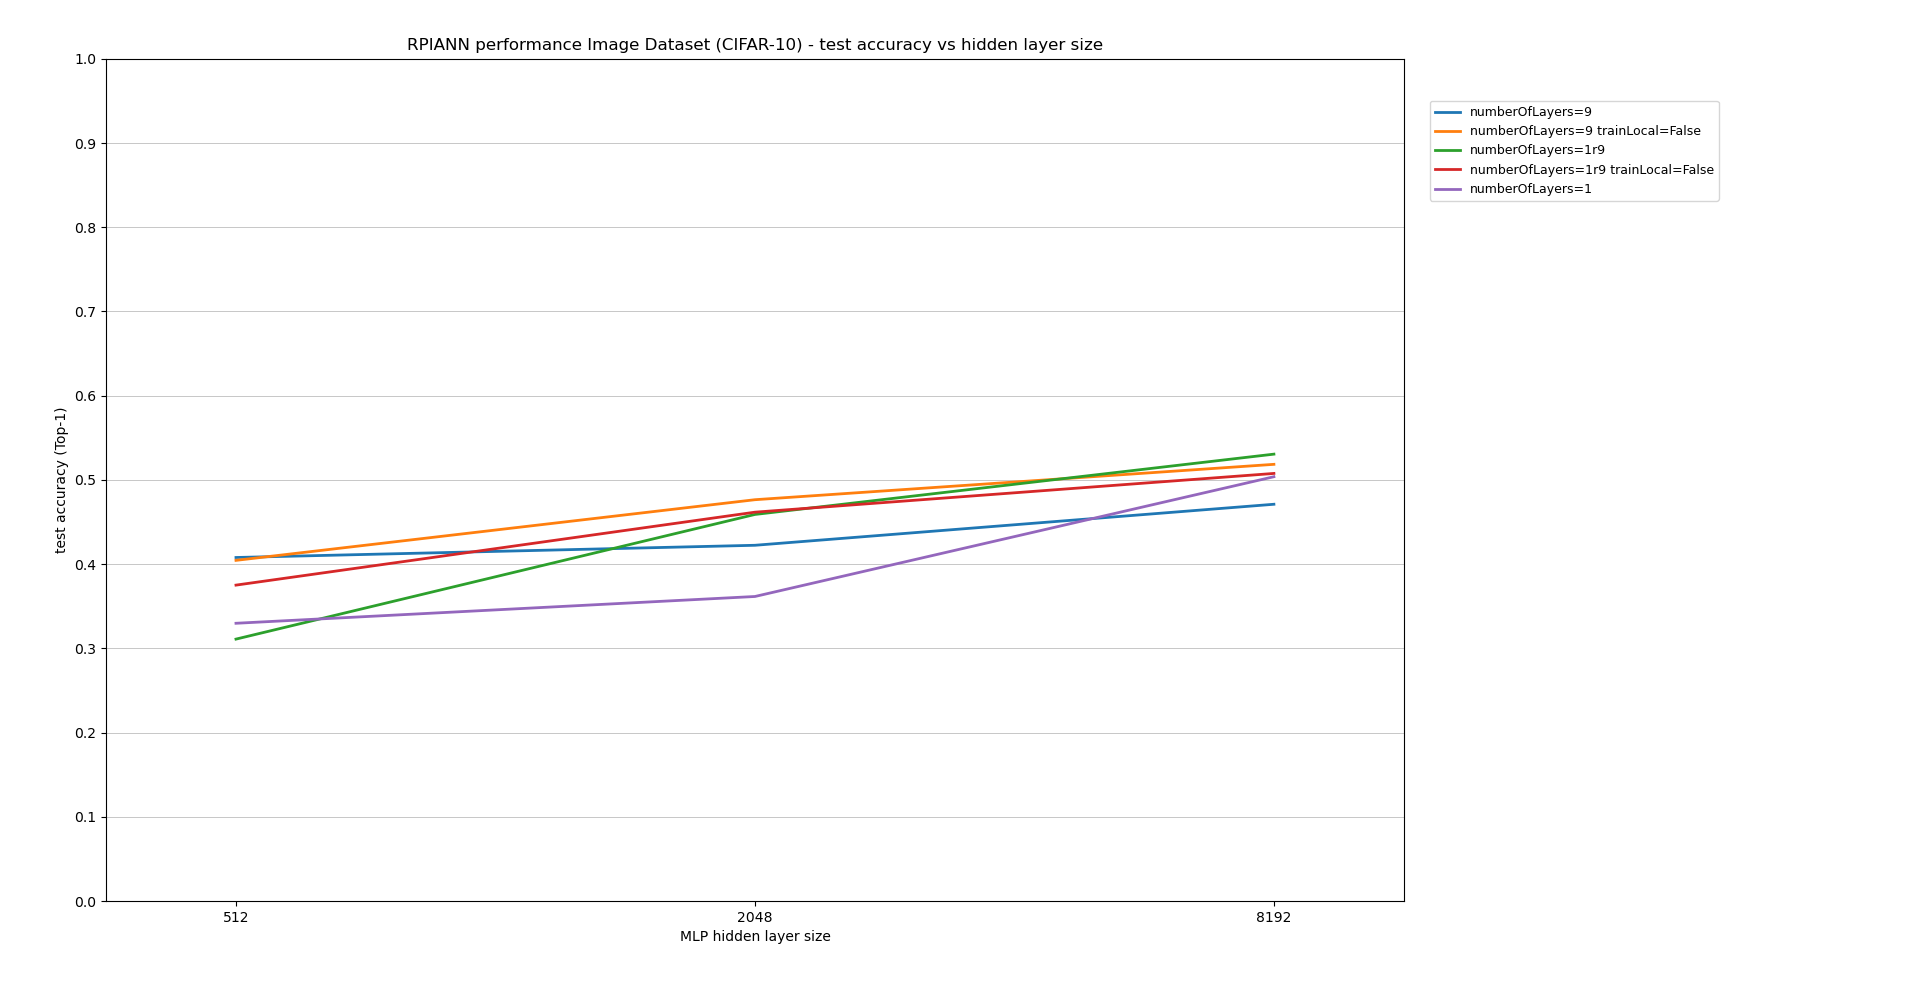

Write Python code to recreate this figure.
import matplotlib.pyplot as plt
import numpy as np

def subset(arr, subsetMask):
	arr = np.array(arr)[np.array(subsetMask)]
	return arr

showXaxisUniform = True

# groups to plot
graphedDatasets = [True, True, True, True, True]

x_values = [512, 2048, 8192]
if(showXaxisUniform):
	x_pos = np.arange(len(x_values))

# One label per group (these are also the legend keys lines)
group_labels = ["numberOfLayers=9", "numberOfLayers=9 trainLocal=False", "numberOfLayers=1r9", "numberOfLayers=1r9 trainLocal=False", "numberOfLayers=1"]
	
# Optional long descriptions shown in the right-side key
group_descriptions = [
	#"inprojlay=1 mlplay=1 classLayLoss concatInp+residInp",
	#"inprojlay=1 mlplay=1 concatInp+residInp",
	#"inprojlay=1 mlplay=9 noOutProjAct sublay=2 reclay concatInp+residInp",
	#"inprojlay=1 mlplay=1 noOutProjAct sublay=2 concatInp+residInp",
	#"inprojlay=1 mlplay=9 noOutProjAct reclay",
	#"inprojlay=1 mlplay=9 noOutProjAct",
	#"inprojlay=1 mlplay=1 noOutProjAct",
	
	#"inprojlay=1 mlplay=9 inp+outProjActTanh reclay",
	#"inprojlay=1 mlplay=9 inp+outProjActTanh",
	#"inprojlay=1 mlplay=1 inp+outProjActTanh",
	#"inprojlay=1 mlplay=9 inp+outProjActTanh concatInp reclay",
	#"inprojlay=1 mlplay=9 inp+outProjActTanh concatInp",
	#"inprojlay=1 mlplay=1 inp+outProjActTanh concatInp",
	
	#"inprojlay=1 mlplay=9 inp+outProjActTanh concatInp initialiseYhatZero reclay sublay=2" subLayerFirstMixXembedYhatStreamsSeparately+subLayerFirstSparse",
	#"inprojlay=1 mlplay=9 inp+outProjActTanh concatInp initialiseYhatZero reclay sublay=2" subLayerFirstSparse",
	#"inprojlay=1 mlplay=9 inp+outProjActTanh concatInp initialiseYhatZero reclay sublay=2" subLayerFirstMixXembedYhatStreamsSeparately",
	#"inprojlay=1 mlplay=9 inp+outProjActTanh concatInp initialiseYhatZero reclay sublay=2",
	
	"inprojlay=1 mlplay=9 inp+outProjActTanh concatInp initialiseYhatZero",
	"inprojlay=1 mlplay=9 inp+outProjActTanh concatInp initialiseYhatZero trainBackprop",
	"inprojlay=1 mlplay=9 inp+outProjActTanh concatInp initialiseYhatZero reclay",
	"inprojlay=1 mlplay=9 inp+outProjActTanh concatInp initialiseYhatZero reclay trainBackprop",
	"inprojlay=1 mlplay=1 inp+outProjActTanh concatInp",
	
	#"inprojlay=1 mlplay=1 inp+outProjActTanh concatInp initialiseYhatZero",
	#"inprojlay=1 mlplay=1 inp+outProjActTanh concatInp initialiseYhatZero repeatTrainLoopX9",
	
	#"inprojlay=1 mlplay=3 inp+outProjActTanh concatInp initialiseYhatZero reclay",
	#"inprojlay=1 mlplay=18 inp+outProjActTanh concatInp initialiseYhatZero reclay",
	
	#"inprojlay=1 mlplay=9 inp+outProjActTanh concatInp initialiseYhatZero reclay trainBackprop classLayLoss classLayTrain",
]

y_values_lists = [
	#[0.4033, 0.4976, 0.5823],
	#[0.3031, 0.4412, 0.5145],
	#[0.3311, 0.4618, 0.3354],
	#[0.3679, 0.4494, 0.5254],
	#[0.1000, 0.4004, 0.4908],
	#[0.2815, 0.4011, 0.4672],
	#[0.3029, 0.4149, 0.4932],
	
	#[0.2031, 0.3962, 0.4873],
	#[0.1961, 0.4527, 0.3554],
	#[0.2430, 0.4268, 0.4710],
	#[0.2975, 0.4399, 0.5136],
	#[0.2794, 0.4324, 0.5028],
	#[0.3041, 0.3836, 0.3781],	#replication @8192h: 0.3969
	
	#[0.3132, 0.4535, 0.5022],
	#[0.3533, 0.4531, 0.5101],
	#[0.3497, 0.4690, 0.5262],
	#[0.3362, 0.4597, 0.5358],
	
	[0.4079, 0.4224, 0.4711],	#replications @8192h: 0.5062, 0.4955
	[0.4045, 0.4765, 0.5185],	#replications @8192h: 0.5222
	[0.3110, 0.4590, 0.5306],	#replications @8192h: 0.5031, 0.5351, 0.5328, 0.4980, 0.5067, 0.5130, 0.5062, 0.5139, 0.5043, 0.5322, 0.5003, 0.5045, 0.5031
	[0.3751, 0.4617, 0.5077],	#replications @8192h: 0.4200, 0.5021
	[0.3298, 0.3616, 0.5038],
	
	#[0.3088, 0.4285, 0.4939],
	#[0.2416, 0.4317, 0.5208],	#replication @8192h: 0.5174
	
	#[0.3148, 0.4518, 0.5122],	#replication: [0.2934, 0.4339, 0.4061]
	#[0.2108, 0.4510, 0.5254],	#replication: [0.3178, 0.4651, 0.5227] 
	
	#[0.4056, 0.5765, 0.6346]
]

# Sanity checks
#assert len(group_labels) == 4
assert len(y_values_lists) == len(group_labels)
assert all(len(y) == len(x_values) for y in y_values_lists)

# Apply graphedDatasets mask
labels_masked = subset(group_labels, graphedDatasets)
descriptions_masked = subset(group_descriptions, graphedDatasets)
y_lists_masked = [y for y, keep in zip(y_values_lists, graphedDatasets) if keep]

# Plot
fig, ax = plt.subplots(figsize=(12, 6))
for label, y in zip(labels_masked, y_lists_masked):
	if(showXaxisUniform):
		ax.plot(x_pos, y, linestyle='-', linewidth=2, label=label)
	else:
		ax.plot(x_values, y, linestyle='-', linewidth=2, label=label)

# Axes, ticks, labels
if(showXaxisUniform):
	ax.set_xticks(x_pos)
	ax.set_xticklabels([str(v) for v in x_values], rotation=0, ha='center', fontsize=10)
	ax.set_xlim(min(x_pos)-0.25, max(x_pos)+0.25)
else:
	ax.set_xticks(x_values)
	ax.set_xticklabels([str(v) for v in x_values], rotation=0, ha='center', fontsize=10)
	ax.set_xlim(min(x_values)-0.25, max(x_values)+0.25)
ax.set_ylim(0, 1.0)
ax.set_yticks(np.arange(0, 1.0+0.1, 0.1))
ax.grid(True, axis='y', linewidth=0.5)

ax.set_xlabel("MLP hidden layer size")
ax.set_ylabel("test accuracy (Top-1)")
ax.set_title("RPIANN performance Image Dataset (CIFAR-10) - test accuracy vs hidden layer size")

# Legend on the right
ax.legend(loc='upper left', bbox_to_anchor=(1.02, 0.95), borderaxespad=0., fontsize=9)

# Right-side descriptive key box
#fig.subplots_adjust(right=0.8)
#props = dict(boxstyle='round', facecolor='white', alpha=0.8)
#ax.text(1.02, 0.5, "\n".join(descriptions_masked), transform=ax.transAxes,
#	fontsize=10, va='center', bbox=props)

plt.tight_layout()
plt.show()
